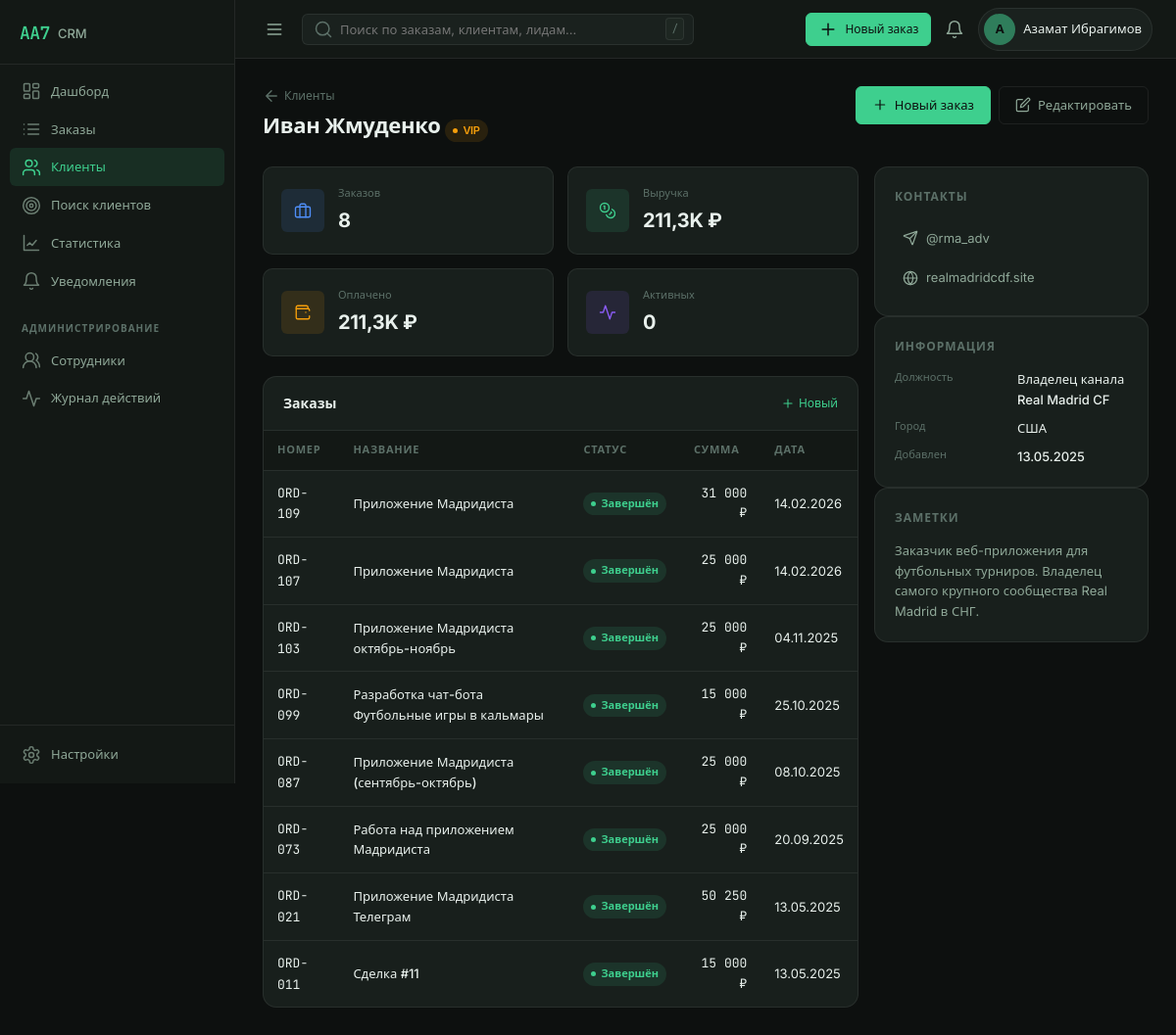
The page /clients/1 (signed in) on the database its author committed.
### tables this page shows
CREATE TABLE IF NOT EXISTS users (
    id            INT UNSIGNED NOT NULL AUTO_INCREMENT,
    login         VARCHAR(64)  NOT NULL,
    name          VARCHAR(120) NOT NULL,
    email         VARCHAR(160) DEFAULT NULL,
    phone         VARCHAR(40)  DEFAULT NULL,
    password_hash VARCHAR(255) NOT NULL,
    role          ENUM('admin','manager','viewer') NOT NULL DEFAULT 'manager',
    avatar_color  VARCHAR(7)   NOT NULL DEFAULT '#2f7d5b',
    is_active     TINYINT(1)   NOT NULL DEFAULT 1,
    last_login_at DATETIME     DEFAULT NULL,
    created_at    DATETIME     NOT NULL DEFAULT CURRENT_TIMESTAMP,
    PRIMARY KEY (id),
    UNIQUE KEY uq_users_login (login)
);

CREATE TABLE IF NOT EXISTS clients (
    id            INT UNSIGNED NOT NULL AUTO_INCREMENT,
    type          ENUM('person','company') NOT NULL DEFAULT 'person',
    company_id    INT UNSIGNED DEFAULT NULL,
    name          VARCHAR(200) NOT NULL,
    legal_name    VARCHAR(200) DEFAULT NULL,
    position      VARCHAR(120) DEFAULT NULL,
    email         VARCHAR(160) DEFAULT NULL,
    phone         VARCHAR(40)  DEFAULT NULL,
    telegram      VARCHAR(80)  DEFAULT NULL,
    whatsapp      VARCHAR(40)  DEFAULT NULL,
    website       VARCHAR(200) DEFAULT NULL,
    inn           VARCHAR(20)  DEFAULT NULL,
    country       VARCHAR(80)  DEFAULT NULL,
    city          VARCHAR(120) DEFAULT NULL,
    address       VARCHAR(255) DEFAULT NULL,
    industry      VARCHAR(120) DEFAULT NULL,
    source        VARCHAR(80)  DEFAULT NULL,
    status        ENUM('lead','active','vip','archived') NOT NULL DEFAULT 'lead',
    notes         TEXT         DEFAULT NULL,
    owner_id      INT UNSIGNED DEFAULT NULL,
    created_at    DATETIME     NOT NULL DEFAULT CURRENT_TIMESTAMP,
    updated_at    DATETIME     NOT NULL DEFAULT CURRENT_TIMESTAMP ON UPDATE CURRENT_TIMESTAMP,
    PRIMARY KEY (id),
    KEY idx_clients_type (type),
    KEY idx_clients_company (company_id),
    KEY idx_clients_status (status),
    KEY idx_clients_owner (owner_id),
    CONSTRAINT fk_clients_company FOREIGN KEY (company_id) REFERENCES clients (id) ON DELETE SET NULL,
    CONSTRAINT fk_clients_owner FOREIGN KEY (owner_id) REFERENCES users (id) ON DELETE SET NULL
);

CREATE TABLE IF NOT EXISTS orders (
    id              INT UNSIGNED NOT NULL AUTO_INCREMENT,
    number          VARCHAR(24)  NOT NULL,
    title           VARCHAR(200) NOT NULL,
    description     TEXT         DEFAULT NULL,
    client_id       INT UNSIGNED DEFAULT NULL,
    owner_id        INT UNSIGNED DEFAULT NULL,
    status          ENUM('new','negotiation','in_progress','review','done','cancelled') NOT NULL DEFAULT 'new',
    priority        ENUM('low','normal','high','urgent') NOT NULL DEFAULT 'normal',
    amount_input    DECIMAL(14,2) NOT NULL DEFAULT 0,
    currency        ENUM('RUB','USD') NOT NULL DEFAULT 'RUB',
    fx_rate         DECIMAL(12,4) NOT NULL DEFAULT 1,
    amount_rub      DECIMAL(14,2) NOT NULL DEFAULT 0,
    paid_rub        DECIMAL(14,2) NOT NULL DEFAULT 0,
    payment_status  ENUM('unpaid','partial','paid') NOT NULL DEFAULT 'unpaid',
    progress        TINYINT UNSIGNED NOT NULL DEFAULT 0,
    tags            VARCHAR(255) DEFAULT NULL,
    due_at          DATE         DEFAULT NULL,
    created_at      DATETIME     NOT NULL DEFAULT CURRENT_TIMESTAMP,
    updated_at      DATETIME     NOT NULL DEFAULT CURRENT_TIMESTAMP ON UPDATE CURRENT_TIMESTAMP,
    PRIMARY KEY (id),
    UNIQUE KEY uq_orders_number (number),
    KEY idx_orders_client (client_id),
    KEY idx_orders_owner (owner_id),
    KEY idx_orders_status (status),
    KEY idx_orders_created (created_at),
    CONSTRAINT fk_orders_client FOREIGN KEY (client_id) REFERENCES clients (id) ON DELETE SET NULL,
    CONSTRAINT fk_orders_owner FOREIGN KEY (owner_id) REFERENCES users (id) ON DELETE SET NULL
);

### app/Views/clients/show.php (the view, shortened to what the rows shown need)
<?php
$e = fn($v) => htmlspecialchars((string)$v, ENT_QUOTES, 'UTF-8');
?>
<div class="page-header">
    <div class="page-header__back">
        <a href="/clients" class="back-link"><?= Icon::render('arrow-left', 18) ?> Клиенты</a>
        <h1 class="page-title">
            <?= $e($client['name']) ?>
            <?= Labels::badge(Labels::CLIENT_STATUS, $client['status']) ?>
        </h1>
    </div>
    <div class="page-actions">
        <a href="/orders/create?client_id=<?= $client['id'] ?>" class="btn btn--primary">
            <?= Icon::render('plus', 16) ?> Новый заказ
        </a>
        <a href="/clients/<?= $client['id'] ?>/edit" class="btn btn--ghost">
            <?= Icon::render('edit', 16) ?> Редактировать
        </a>
    </div>
</div>
<div class="client-layout">
    <div class="client-layout__main">
        <div class="kpi-grid kpi-grid--sm">
            <div class="kpi-card">
                <div class="kpi-card__icon kpi-card__icon--blue"><?= Icon::render('briefcase', 18) ?></div>
                <div class="kpi-card__body">
                    <span class="kpi-card__label">Заказов</span>
                    <span class="kpi-card__value"><?= $summary['orders'] ?></span>
                </div>
            </div>
            <div class="kpi-card">
                <div class="kpi-card__icon kpi-card__icon--green"><?= Icon::render('coins', 18) ?></div>
                <div class="kpi-card__body">
                    <span class="kpi-card__label">Выручка</span>
                    <span class="kpi-card__value"><?= Format::compact($summary['revenue']) ?> ₽</span>
                </div>
            </div>
            <div class="kpi-card">
                <div class="kpi-card__icon kpi-card__icon--amber"><?= Icon::render('wallet', 18) ?></div>
                <div class="kpi-card__body">
                    <span class="kpi-card__label">Оплачено</span>
                    <span class="kpi-card__value"><?= Format::compact($summary['paid']) ?> ₽</span>
                </div>
            </div>
            <div class="kpi-card">
                <div class="kpi-card__icon kpi-card__icon--purple"><?= Icon::render('activity', 18) ?></div>
                <div class="kpi-card__body">
                    <span class="kpi-card__label">Активных</span>
                    <span class="kpi-card__value"><?= $summary['active'] ?></span>
                </div>
            </div>
        </div>
        <div class="card">
            <div class="card__head">
                <span class="card__title">Заказы</span>
                <a href="/orders/create?client_id=<?= $client['id'] ?>" class="card__link">
                    <?= Icon::render('plus', 14) ?> Новый
                </a>
            </div>
            <?php if (empty($orders)): ?>
                <div class="empty-state"><p>Заказов пока нет</p></div>
            <?php else: ?>
                <table class="table">
                    <thead><tr><th>Номер</th><th>Название</th><th>Статус</th><th class="th-right">Сумма</th><th>Дата</th></tr></thead>
                    <tbody>
                        <?php foreach ($orders as $o): ?>
                            <tr>
                                <td><span class="mono"><?= $e($o['number']) ?></span></td>
                                <td><a href="/orders/<?= $o['id'] ?>" class="table-link"><?= $e($o['title']) ?></a></td>
                                <td><?= Labels::badge(Labels::ORDER_STATUS, $o['status']) ?></td>
                                <td class="td-right mono"><?= Format::money($o['amount_rub']) ?></td>
                                <td><?= Format::date($o['created_at']) ?></td>
                            </tr>
                        <?php endforeach; ?>
                    </tbody>
                </table>
            <?php endif; ?>
        </div>
    </div>
    <div class="client-layout__side">
        <div class="card">
            <div class="card__section">
                <h3 class="card__section-title">Контакты</h3>
                <div class="contact-info">
                    <?php if ($client['telegram']): ?>
                        <a href="https://t.me/<?= ltrim($e($client['telegram']), '@') ?>" target="_blank" class="contact-info__row">
                            <?= Icon::render('send', 16) ?>
                            <span><?= $e($client['telegram']) ?></span>
                        </a>
                    <?php endif; ?>
                    <?php if ($client['website']): ?>
                        <a href="<?= $e($client['website']) ?>" target="_blank" class="contact-info__row">
                            <?= Icon::render('globe', 16) ?>
                            <span><?= $e($client['website']) ?></span>
                        </a>
                    <?php endif; ?>
                </div>
            </div>
        </div>
        <div class="card">
            <div class="card__section">
                <h3 class="card__section-title">Информация</h3>
                <dl class="details-list">
                    <?php if ($client['type'] === 'person' && $client['position']): ?>
                        <dt>Должность</dt><dd><?= $e($client['position']) ?></dd>
                    <?php endif; ?>
                    <?php if ($client['country'] || $client['city']): ?>
                        <dt>Город</dt><dd><?= $e(implode(', ', array_filter([$client['city'], $client['country']]))) ?></dd>
                    <?php endif; ?>
                    <dt>Добавлен</dt><dd><?= Format::date($client['created_at']) ?></dd>
                </dl>
            </div>
        </div>
        <?php if ($client['notes']): ?>
        <div class="card">
            <div class="card__section">
                <h3 class="card__section-title">Заметки</h3>
                <p class="notes-text"><?= nl2br($e($client['notes'])) ?></p>
            </div>
        </div>
        <?php endif; ?>
    </div>
</div>

### app/Support/Labels.php (shortened to what the rows shown need)
<?php
final class Labels
{
    public static function get(array $map, ?string $key): array
    {
        return $map[$key] ?? ['—', 'muted'];
    }
    public static function badge(array $map, ?string $key): string
    {
        [$label, $color] = self::get($map, $key);
        return sprintf('<span class="badge badge--%s"><span class="dot"></span>%s</span>', $color, $label);
    }
}

### app/Core/Router.php (shortened to what the rows shown need)
<?php
final class Router
{
    private array $routes = [];
    private array $groupMiddleware = [];
    public function group(array $middleware, callable $callback): void
    {
        $prev = $this->groupMiddleware;
        $this->groupMiddleware = array_merge($prev, $middleware);
        $this->groupMiddleware = $prev;
    }
    private function add(string $method, string $path, string $handler, array $extra): void
    {
        $pattern = preg_replace('#\{([a-z_]+)\}#', '(?P<$1>[^/]+)', $path);
        [$class, $action] = explode('@', $handler, 2);
        $this->routes[] = [
            'method'     => $method,
            'pattern'    => '#^' . $pattern . '$#',
            'class'      => 'App\\Controllers\\' . $class,
            'action'     => $action,
            'middleware' => array_merge($this->groupMiddleware, $extra),
        ];
    }
    public function dispatch(Request $request): void
    {
        foreach ($this->routes as $route) {
            if ($route['method'] !== $request->method) {
                continue;
            }
            if (!preg_match($route['pattern'], $request->path, $matches)) {
                continue;
            }
            $params = array_filter($matches, 'is_string', ARRAY_FILTER_USE_KEY);
            $controller = new $route['class']();
            $action = $route['action'];
            $controller->$action($request, $params);
            return;
        }
    }
}

### app/Views/layouts/app.php (shortened to what the rows shown need)
<?php
$user   = Auth::check() ? Auth::user() : null;
$current = parse_url($_SERVER['REQUEST_URI'] ?? '/', PHP_URL_PATH) ?: '/';
$nav = [
    ['/dashboard', 'Дашборд', 'dashboard'],
    ['/orders', 'Заказы', 'orders'],
    ['/clients', 'Клиенты', 'clients'],
    ['/leads', 'Поиск клиентов', 'target'],
    ['/statistics', 'Статистика', 'stats'],
    ['/notifications', 'Уведомления', 'bell'],
];
$adminNav = [
    ['/team', 'Сотрудники', 'team'],
    ['/team/logs', 'Журнал действий', 'activity'],
];
$isActive = static function (string $path) use ($current): bool {
    if ($path === '/dashboard') {
        return $current === '/' || str_starts_with($current, '/dashboard');
    }
    return str_starts_with($current, $path);
};
?>
<!DOCTYPE html>
<html lang="ru" class="bg-base">
<head>
    <link rel="stylesheet" href="/assets/css/app.css">
</head>
<body class="app-shell" data-theme="dark">
    <aside class="sidebar" data-role="sidebar">
        <div class="sidebar__brand">
            <span class="brand-mark">AA7</span>
            <span class="brand-text">CRM</span>
        </div>
        <nav class="sidebar__nav" aria-label="Основная навигация">
            <?php foreach ($nav as [$path, $label, $icon]): ?>
                <a href="<?= $path ?>" class="nav-item<?= $isActive($path) ? ' is-active' : '' ?>">
                    <?= Icon::render($icon) ?>
                    <span><?= $label ?></span>
                </a>
            <?php endforeach; ?>
            <?php if (Auth::isAdmin()): ?>
                <div class="nav-section">Администрирование</div>
                <?php foreach ($adminNav as [$path, $label, $icon]): ?>
                    <a href="<?= $path ?>" class="nav-item<?= $isActive($path) ? ' is-active' : '' ?>">
                        <?= Icon::render($icon) ?>
                        <span><?= $label ?></span>
                    </a>
                <?php endforeach; ?>
            <?php endif; ?>
        </nav>
        <div class="sidebar__foot">
            <a href="/settings" class="nav-item<?= $isActive('/settings') ? ' is-active' : '' ?>">
                <?= Icon::render('settings') ?>
                <span>Настройки</span>
            </a>
        </div>
    </aside>
    <div class="main">
        <header class="topbar">
            <button class="icon-btn topbar__menu" data-role="menu-toggle" aria-label="Меню">
                <?= Icon::render('menu') ?>
            </button>
            <div class="topbar__search">
                <input type="search" placeholder="Поиск по заказам, клиентам, лидам…" data-role="global-search" autocomplete="off">
                <kbd>/</kbd>
            </div>
            <div class="topbar__actions">
                <a href="/orders/create" class="btn btn--primary btn--sm">
                    <?= Icon::render('plus') ?>
                    <span>Новый заказ</span>
                </a>
                <a href="/notifications" class="icon-btn icon-btn--badge" aria-label="Уведомления">
                    <?= Icon::render('bell') ?>
                </a>
                <div class="user-chip" data-role="user-menu">
                    <span class="avatar" style="--seed: <?= htmlspecialchars($user['avatar_color'] ?? '#3ecf8e') ?>">
                        <?= mb_substr($user['name'] ?? 'A', 0, 1) ?>
                    </span>
                    <span class="user-chip__name"><?= htmlspecialchars($user['name'] ?? '') ?></span>
                </div>
            </div>
        </header>
        <main class="content">
            <?= $content ?>
        </main>
    </div>
</body>
</html>

### rows shown on the page
users: name "А", name "Азамат Ибрагимов"
clients: name "Иван Жмуденко", telegram "@rma_adv", website "realmadridcdf.site", position "Владелец канала Real Madrid CF", country "США", created_at "13.05.2025", notes "Заказчик веб-приложения для футбольных турниров. Владелец самого крупного сообщества Real Madrid в СНГ."
orders: number "ORD-109", title "Приложение Мадридиста", label "Завершён", amount_rub "31 000 ₽", created_at "14.02.2026"
orders: number "ORD-107", title "Приложение Мадридиста", label "Завершён", amount_rub "25 000 ₽", created_at "14.02.2026"
orders: number "ORD-103", title "Приложение Мадридиста октябрь-ноябрь", label "Завершён", amount_rub "25 000 ₽", created_at "04.11.2025"
orders: number "ORD-099", title "Разработка чат-бота Футбольные игры в кальмары", label "Завершён", amount_rub "15 000 ₽", created_at "25.10.2025"
orders: number "ORD-087", title "Приложение Мадридиста (сентябрь-октябрь)", label "Завершён", amount_rub "25 000 ₽", created_at "08.10.2025"
orders: number "ORD-073", title "Работа над приложением Мадридиста", label "Завершён", amount_rub "25 000 ₽", created_at "20.09.2025"
orders: number "ORD-021", title "Приложение Мадридиста Телеграм", label "Завершён", amount_rub "50 250 ₽", created_at "13.05.2025"
orders: number "ORD-011", title "Сделка #11", label "Завершён", amount_rub "15 000 ₽", created_at "13.05.2025"

### other values the page prints
$label "Дашборд"
$label "Заказы"
$label "Клиенты"
$label "Поиск клиентов"
$label "Статистика"
$label "Уведомления"
$label "Сотрудники"
$label "Журнал действий"
$label "VIP"
$summary['orders'] "8"
$summary['active'] "0"
